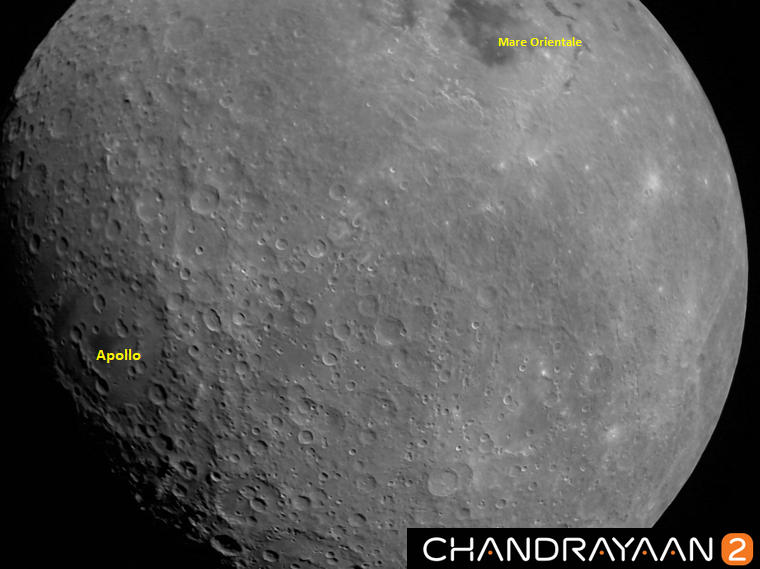
#> input picture Assignment_2/Code/Chandrayaan2 - Q3a-inputimage.png, 760 x 569 px
$ jupyter execute Q3_a.ipynb
#> lines starting #> are read from the running program, lines starting #| are printed output that depends on the picture
[cell 1]
import numpy as np
import matplotlib.pyplot as plt
import cv2
from collections import Counter
import copy

[cell 2]
def plotImage(image):
    plt.imshow(image,cmap='gray',vmin=0,vmax=255)
    plt.show()

[cell 3]
img = cv2.imread('Chandrayaan2 - Q3a-inputimage.png',0)
#> img: shape (569, 760); min 0, max 255, mean 92.8
original_img=copy.deepcopy(img)

plotImage(img)

img.shape
#> Out = (569, 760)

### padding

[cell 4]
temp=img[:,0]
#> temp = 569 values, max 19 at index 182, min 0 at index 124, mean 1.84
for i in range(3):
    img=np.insert(img, 0, temp, axis=1)
#> this loop made 3 passes
#> pass 3, `img=np.insert(img, 0, temp, axis=1)`:
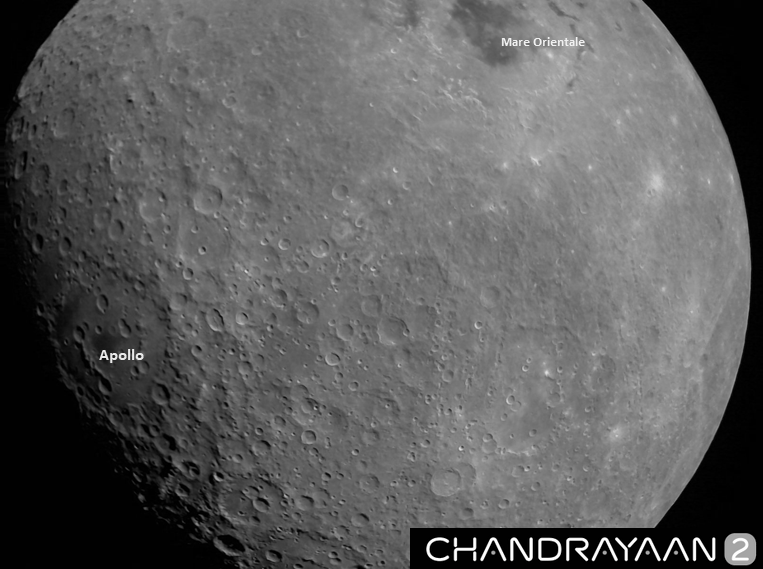
#> img: shape (569, 763); min 0, max 255, mean 92.4

temp=img[:,762]
#> temp = 569 values, max 4 at index 279, min 0 at index 158, mean 1.3
for i in range(3):
    img=np.insert(img, -1, temp, axis=1)
#> this loop made 3 passes
#> pass 3, `img=np.insert(img, -1, temp, axis=1)`:
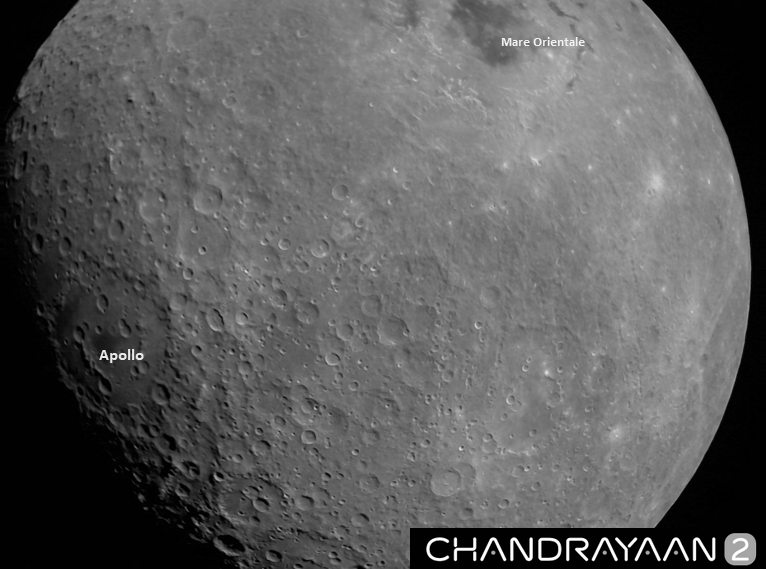
#> img: shape (569, 766); min 0, max 255, mean 92.1

temp=img[:1,:]
for i in range(3):
    img=np.insert(img, 0, temp, axis=0)

temp=img[-1:,:]
for i in range(3):
    img=np.insert(img, -1, temp, axis=0)
#> this loop made 3 passes
#> pass 3, `img=np.insert(img, -1, temp, axis=0)`:
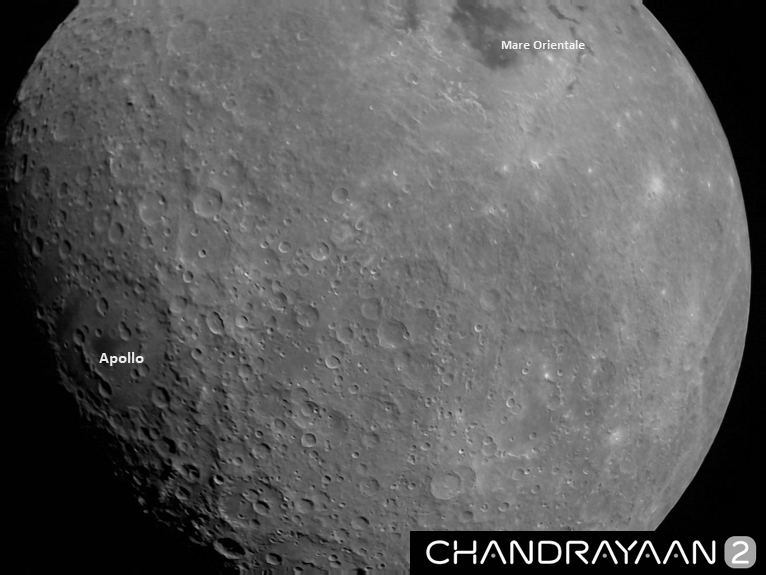
#> img: shape (575, 766); min 0, max 255, mean 91.7

img.shape

plotImage(img)

### Convolution with filter

[cell 5]
ones_filter=np.ones((7,7),dtype=int)

convoluted_img=[]
for i in range(3,img.shape[0]-3):
    for j in range(3,img.shape[1]-3):
        subMat=img[i-3:i+4,j-3:j+4]
        convValue=(np.sum(subMat*ones_filter))/49
        convoluted_img.append(convValue)
#> after the loop, convoluted_img = 432440 items
convoluted_img=np.asarray(convoluted_img).reshape(569,760)
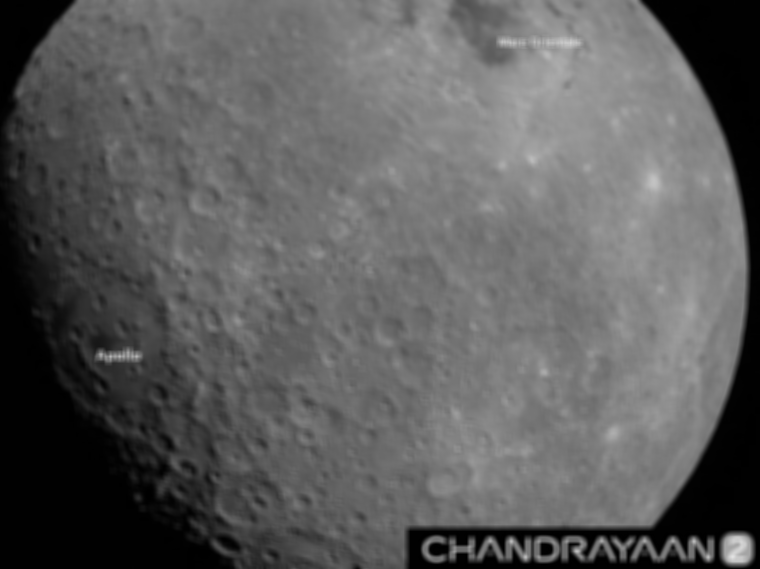
#> convoluted_img: shape (569, 760) float64; min 0, max 227, mean 92.8

plotImage(convoluted_img)

### mask_img

[cell 6]
mask_img=original_img-convoluted_img
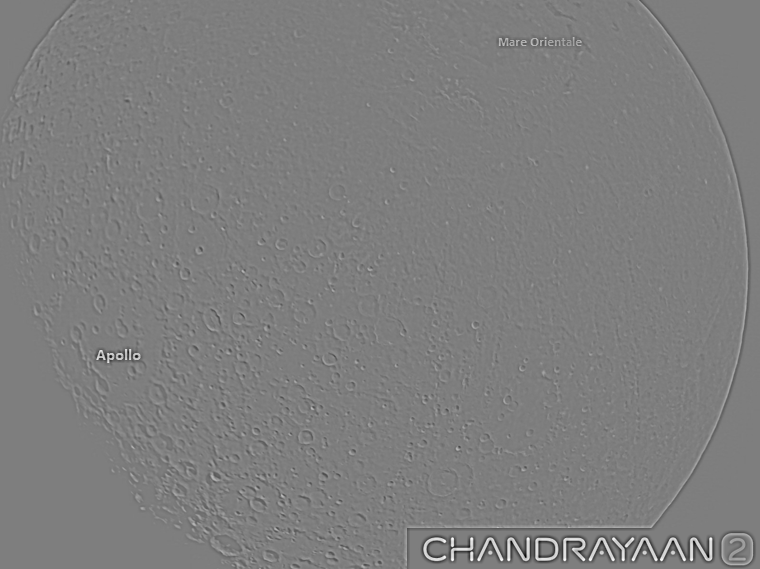
#> mask_img: shape (569, 760) float64; min -184.6, max 187.8, mean 0; drawn with min black and max white

plotImage(mask_img)

[cell 7]
unsharp_img = original_img + mask_img
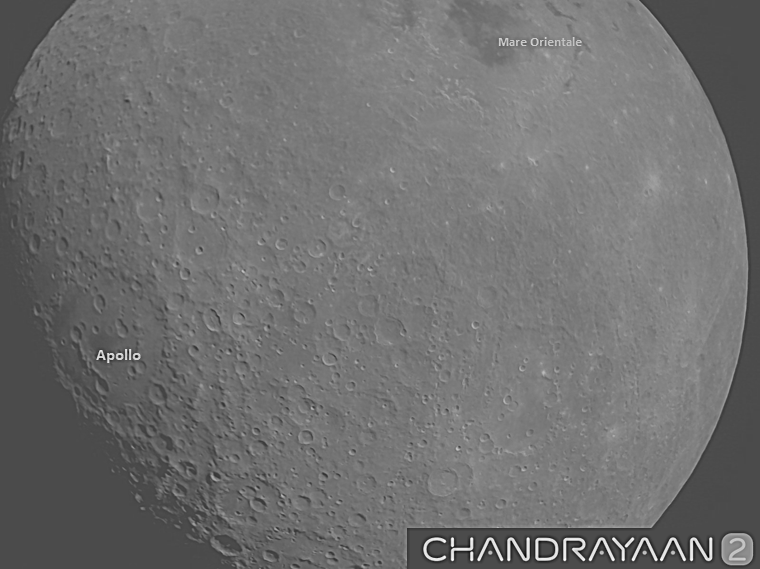
#> unsharp_img: shape (569, 760) float64; min -184.6, max 442.8, mean 92.8; drawn with min black and max white
plotImage(unsharp_img)

[cell 8]
cv2.imwrite('output.jpg',unsharp_img)
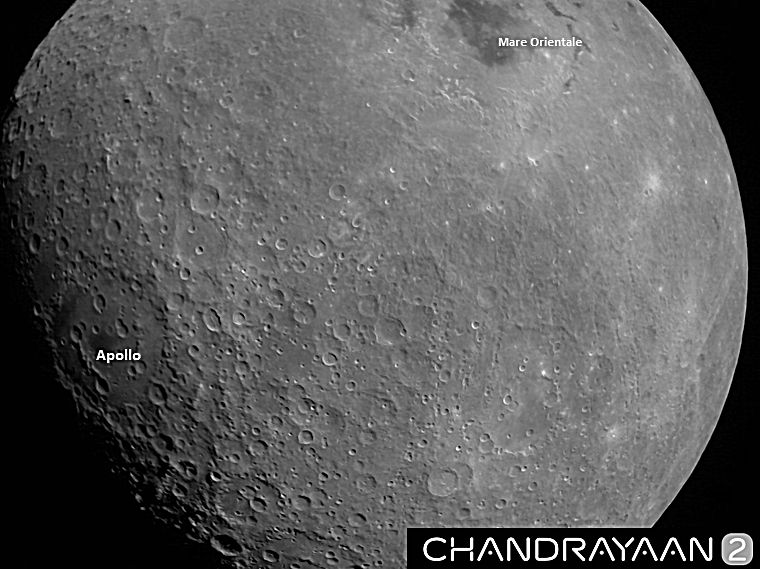
#> saved as output.jpg: shape (569, 760); min 0, max 255, mean 93.1
#> Out = True
